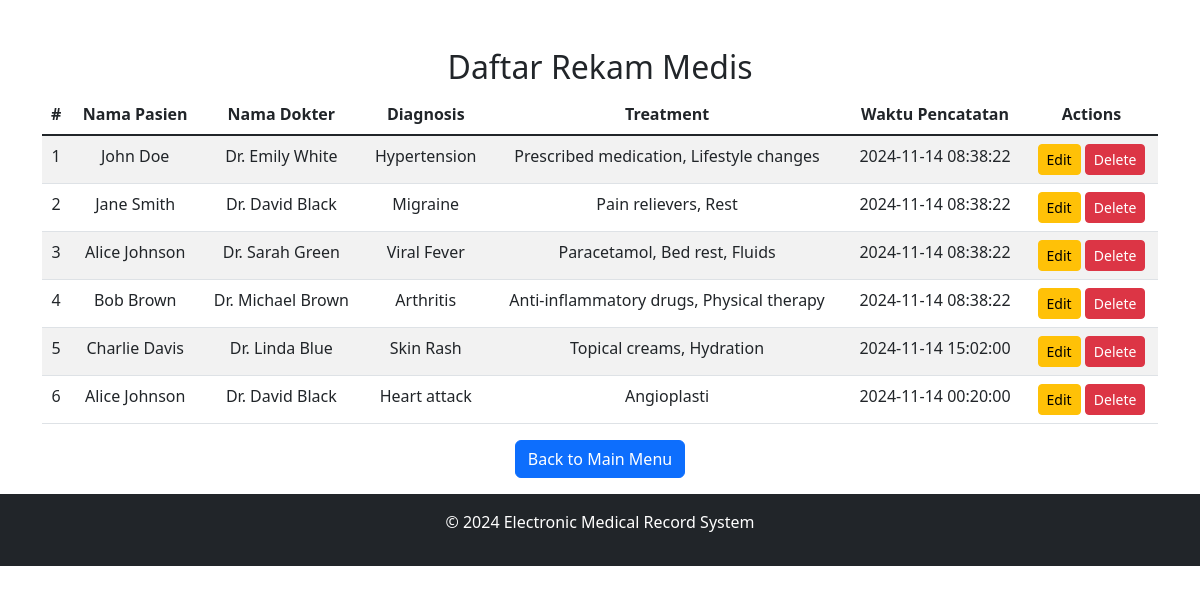
The app's page /view_records.php with its own data.
### tables this page shows
CREATE TABLE `medical_records` (
  `record_id` int(11) NOT NULL,
  `patient_id` int(11) DEFAULT NULL,
  `doctor_id` int(11) DEFAULT NULL,
  `diagnosis` text NOT NULL,
  `treatment` text NOT NULL,
  `date_of_record` datetime DEFAULT current_timestamp()
);

CREATE TABLE `patients` (
  `id` int(11) NOT NULL,
  `full_name` varchar(255) NOT NULL,
  `date_of_birth` date NOT NULL,
  `gender` varchar(50) NOT NULL,
  `address` text NOT NULL,
  `phone` varchar(15) NOT NULL,
  `email` varchar(100) NOT NULL
);

CREATE TABLE `doctors` (
  `id` int(11) NOT NULL,
  `name` varchar(255) NOT NULL,
  `specialization` varchar(255) NOT NULL,
  `phone` varchar(15) NOT NULL,
  `email` varchar(100) NOT NULL
);

### view_records.php (the view)
<?php
include('inc/db.php');
include('inc/header.php');
$sql = "SELECT medical_records.record_id, patients.full_name AS patient_name, doctors.name AS doctor_name,
               medical_records.diagnosis, medical_records.treatment, medical_records.date_of_record
        FROM medical_records
        JOIN patients ON medical_records.patient_id = patients.id
        JOIN doctors ON medical_records.doctor_id = doctors.id
        ORDER BY medical_records.record_id ASC";
$records = $conn->query($sql);
$counter = 1;
?>
<div class="container mt-5">
    <h2 class="text-center">Daftar Rekam Medis</h2>
    <table class="table table-striped table-hover">
        <thead>
            <tr>
                <th>#</th>
                <th>Nama Pasien</th>
                <th>Nama Dokter</th>
                <th>Diagnosis</th>
                <th>Treatment</th>
                <th>Waktu Pencatatan</th>
                <th>Actions</th>
            </tr>
        </thead>
        <tbody>
            <?php while ($row = $records->fetch_assoc()) : ?>
                <tr>
                    <td><?php echo $counter++; ?></td>
                    <td><?php echo $row['patient_name']; ?></td>
                    <td><?php echo $row['doctor_name']; ?></td>
                    <td><?php echo $row['diagnosis']; ?></td>
                    <td><?php echo $row['treatment']; ?></td>
                    <td><?php echo $row['date_of_record']; ?></td>
                    <td>
                        <a href="edit_record.php?id=<?php echo $row['record_id']; ?>" class="btn btn-warning btn-sm">Edit</a>
                        <a href="delete_record.php?id=<?php echo $row['record_id']; ?>" class="btn btn-danger btn-sm" onclick="return confirm('Are you sure you want to delete this record?')">Delete</a>
                    </td>
                </tr>
            <?php endwhile; ?>
        </tbody>
    </table>
        <div class="d-flex justify-content-center mb-3">
        <a href="index.php" class="btn btn-primary">Back to Main Menu</a>
    </div>
</div>
<?php include('inc/footer.php'); ?>

### inc/header.php (shortened to what this page needs)
<!DOCTYPE html>
<html lang="en">
<head>
    <link href="https://cdn.jsdelivr.net/npm/bootstrap@5.1.3/dist/css/bootstrap.min.css" rel="stylesheet">
    <link href="css/style.css" rel="stylesheet">
</head>
<body>
<!DOCTYPE html>
<html lang="en">
<head>
    <link href="https://cdn.jsdelivr.net/npm/bootstrap@5.3.0-alpha1/dist/css/bootstrap.min.css" rel="stylesheet">
</head>
<body>

### inc/footer.php (shortened to what this page needs)
<footer class="bg-dark text-white text-center py-3">
    <p>&copy; 2024 Electronic Medical Record System</p>
</footer>
</body>
</html>

### css/style.css (style rules this page uses)
body { font-family: Arial, sans-serif; }
.container { margin-top: 30px; }
.table th, .table td { text-align: center; }

### records on screen
medical_records: patient.full_name "John Doe", doctor.name "Dr. Emily White", diagnosis "Hypertension", treatment "Prescribed medication, Lifestyle changes", date_of_record "2024-11-14 08:38:22"
medical_records: patient.full_name "Jane Smith", doctor.name "Dr. David Black", diagnosis "Migraine", treatment "Pain relievers, Rest", date_of_record "2024-11-14 08:38:22"
medical_records: patient.full_name "Alice Johnson", doctor.name "Dr. Sarah Green", diagnosis "Viral Fever", treatment "Paracetamol, Bed rest, Fluids", date_of_record "2024-11-14 08:38:22"
medical_records: patient.full_name "Bob Brown", doctor.name "Dr. Michael Brown", diagnosis "Arthritis", treatment "Anti-inflammatory drugs, Physical therapy", date_of_record "2024-11-14 08:38:22"
medical_records: patient.full_name "Charlie Davis", doctor.name "Dr. Linda Blue", diagnosis "Skin Rash", treatment "Topical creams, Hydration", date_of_record "2024-11-14 15:02:00"
medical_records: patient.full_name "Alice Johnson", doctor.name "Dr. David Black", diagnosis "Heart attack", treatment "Angioplasti", date_of_record "2024-11-14 00:20:00"
